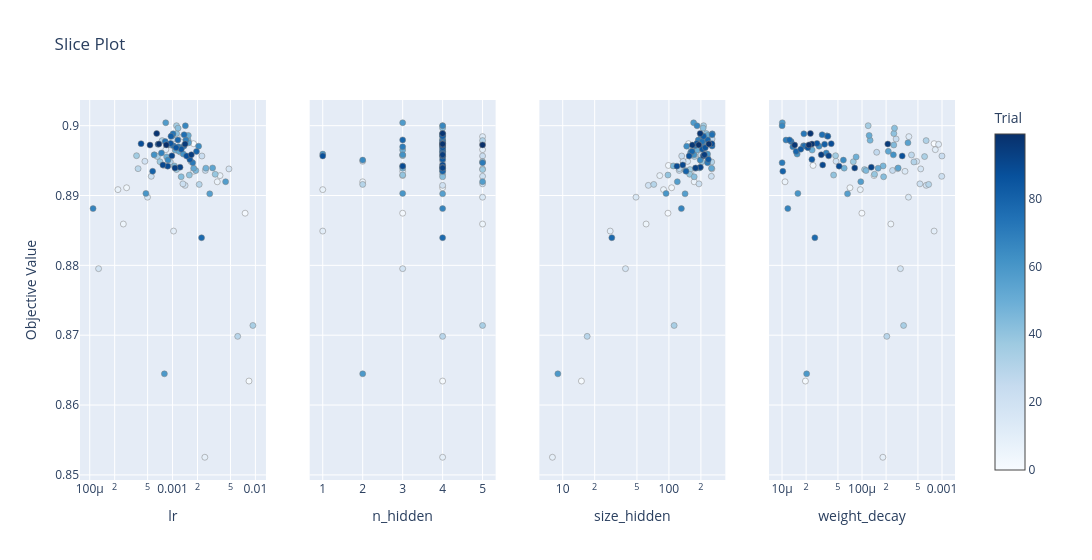

The notebook cell this image was saved under:
### Markdown cell above
Looks like Optuna got lucky with a good guess on the very first trial and only marginally improved from there, exploring many unsuccessful configurations inbetween.

Slice plot is a great tool to see which parameters work best and which don't:

### Code cell
plot_slice(study_mlp)
